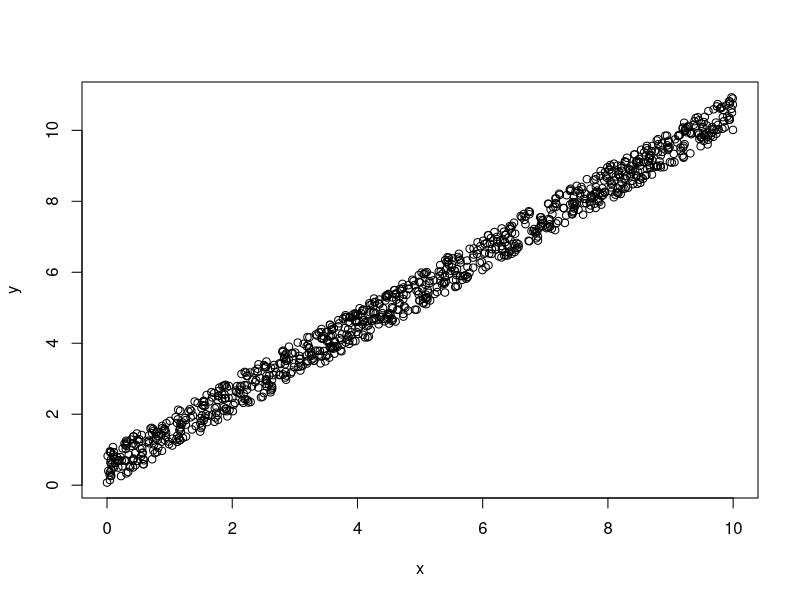
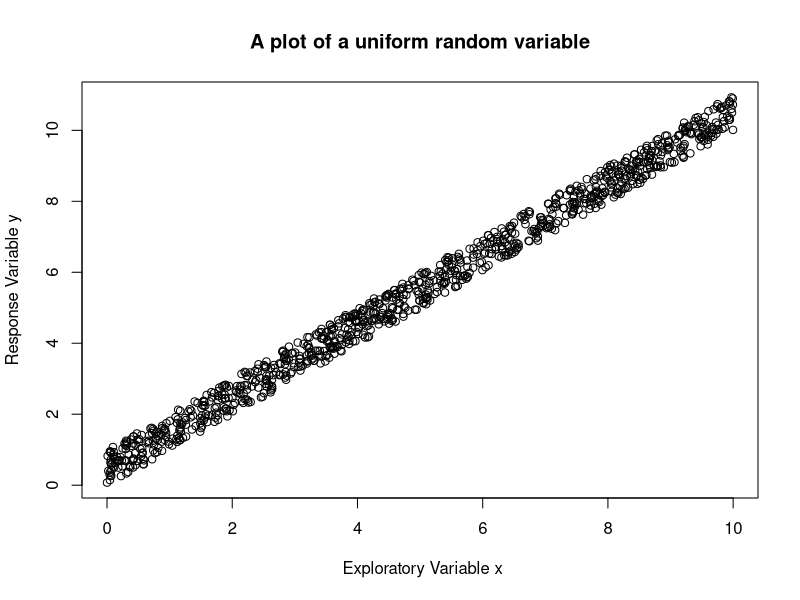
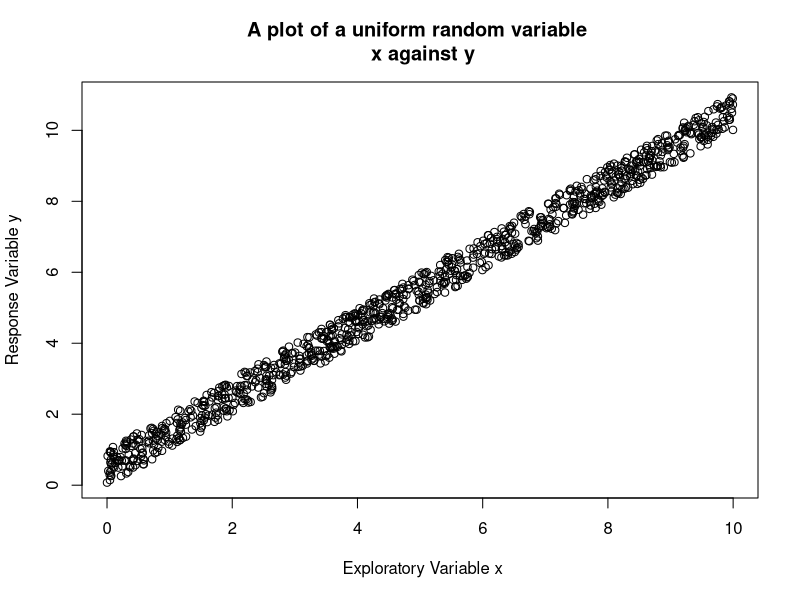
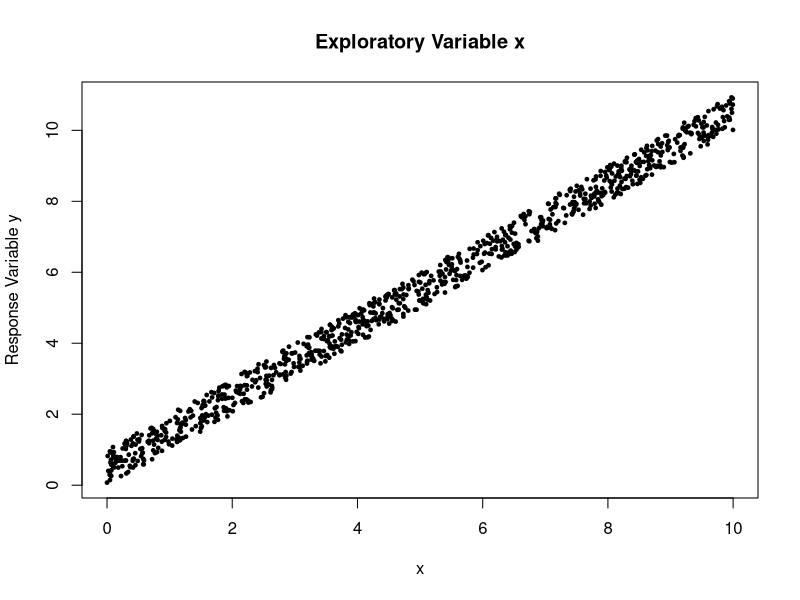
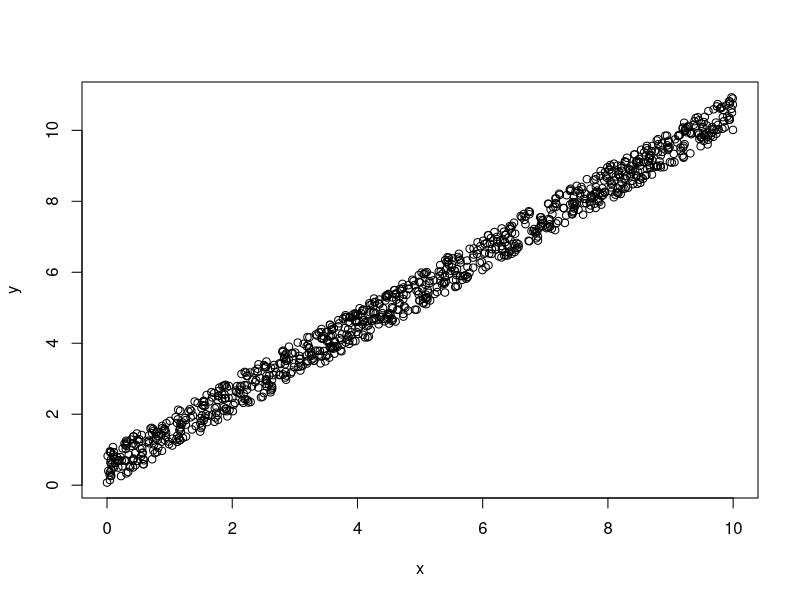
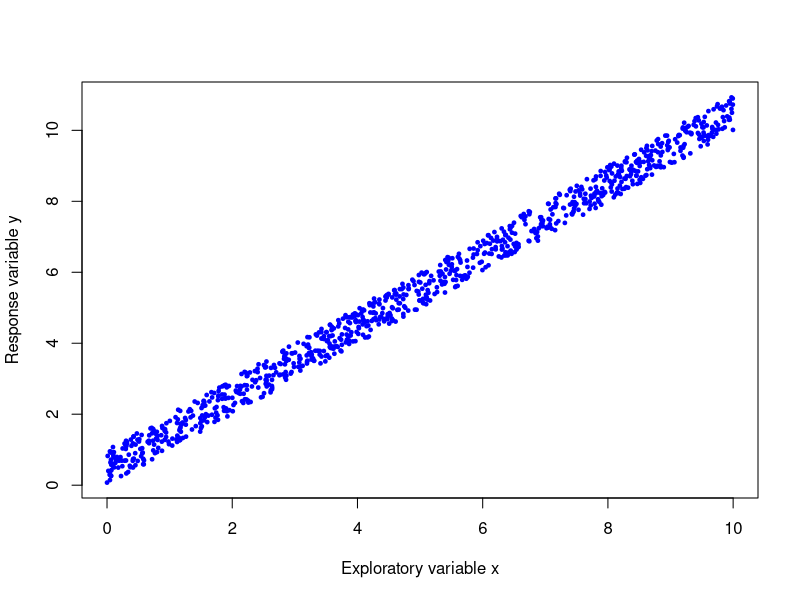
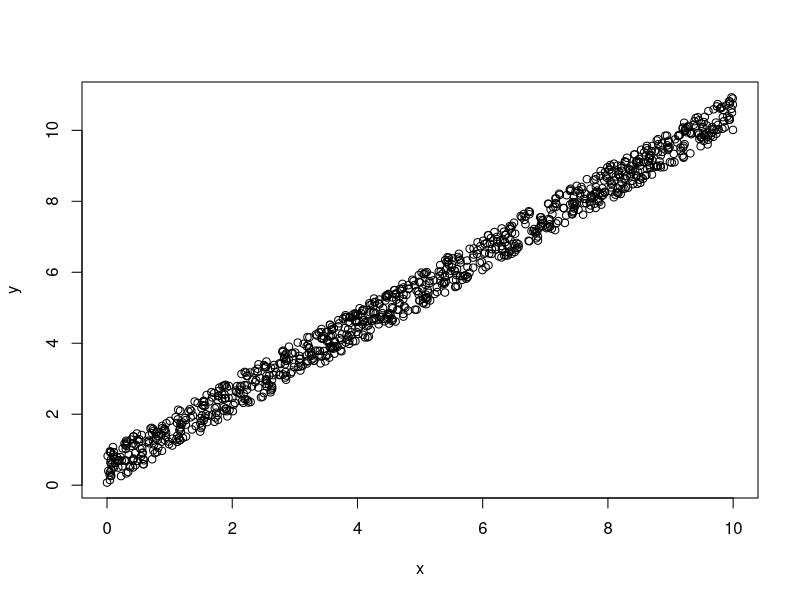
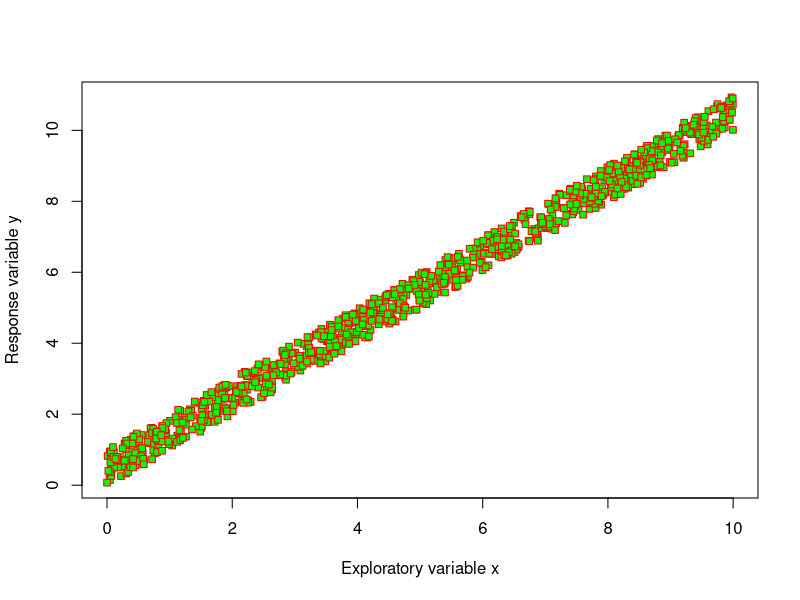

Reproduce these figures in R, in order.
# WEEK 9: Data Visualization with R				    
## Sun 14 July 2024

## Basic Plots - Scatter plots
# We will look at creating and customizing plots using Base R and 
# ggplot2 packages.

# This is intended to give an overview of the most basic features of plotting
# – axes, titles, and colour. R’s plot() function, which is the basis for many 
# plots would be explored in depth.

# Let us explore its basic use on a simple uniform random data:

x <- runif(1000,0,10)
y <- x + runif(1000,0,1)
plot(x,y)

# The variable wrien as the first argument is ploed on the x-axis, 
# and the second argument is ploed on the y-axis

## Basic Plots - Axes labels and titles
# It very well clear that the plot in the previous slide is dreary: there is 
# no title/caption, the axis labels take the variable name, and the observations 
# are ploed as black circles.

# Let us add a title and appropriate axis labels using the plot().

# We use main to specify the title,\n at the point to break the line and xlab
# and ylab to specify the x- and y-axis labels, respectively:

plot(x,y, main = "A plot of a uniform random variable",
     xlab = " Exploratory Variable x", ylab = "Response Variable y")

plot(x,y, main = "A plot of a uniform random variable \n x against y",
     xlab = " Exploratory Variable x", ylab = "Response Variable y")

## Plotting symbols and colours
# The default in R when producing a scaerplot is to use open circles, 
# which can be changed easily using the pch (plot character) argument.

# Below shows the range of ploing symbols that can be used, with their 
# numeric codes from 0 through 25.
# Size of a ploing symbol can be changed using cex (default is 1).

plot(x,y, main ="Exploratory Variable x", ylab = "Response Variable y",
     pch = 19, cex = 0.5)
plot(x,y)

# A bit of colour can make a graph come alive and still very readable.

# To add colour, we use the col argument either with a recognisable
# or a hexadecimal RGB triplet (col = "#C69647").
# name (col = "red" )

# We can choose a dierent ploing symbol which has a separate border
# (numeric codes 21–25), then we can specify a colour for the inside of the 
# symbol (via bg - ‘background’) and the border (via the col argument).

plot(x,y, xlab = "Exploratory variable x", ylab ="Response variable y",
     pch = 19, cex = 0.5, col = "blue")
plot(x,y)

plot(x,y, xlab = "Exploratory variable x", ylab ="Response variable y",
     pch = 22, cex = 1, col = "red", bg="green")

# If we are to define a sequence of colours for a plot when several are needed,
# there are ready-made ‘palees’ available.

# hue_pal() function from the scales package is used to generate contrasting 
# depending on how many are needed in a plot.

# If four colours are needed in a plot:
library("scales")
hue_pal()(4)

# We can pick individual colours as needed using square brackets:
plot (x,y, xlab ="Exploratory variable x", ylab = "Response variable y",
      pch = "22", cex = 1, col = hue_pal()(4)[2], bg = hue_pal()(4)[4])

## Saving graphics
# For quality graphics, saving plots as PDF, PostScript or other file type
# is important.

# By default, plots show up in the Plots pane in the boom right-hand corner,
# which can be saved to any format.

# If a high-quality PDF, postscript, bmp, png or jpeg is needed, this is done 
# by specifying the ‘device’ before starting, then turning the device o 
# once finished.

pdf("myplot.pdf", width = 7, height =4)
plot(x,y, xlab = "Exploratory variable x", ylab = " Response variable y",
     pch = 22, cex = 1, col = hue_pal()(4)[2], bg = hue_pal()(4)[4])
dev.off()

# The file is opened using the pdf() function, the intended file name is 
# specified, and the width and height are stated. Now close the file using 
# dev.off(). Other functions could be used: postscript() bmp(), png(), 
# jpeg(), and tiff().

## Histograms
# A histogram is used for continuous numeric variables, where the value of the 
# variable is on the x-axis and the y-axis shows the probability density 
# or frequency.

# The x-axis is cut into ‘bins’ which follow a prescribed order. They are 
# connected bars which represent the continuous variable.

# Let’s ask R for a histogram using the hist() function, colour it using the 
# col argument, and specify its title via main argument.
x <- seq(-10 ,20, by = .001)
y <- rnorm(x, mean = 5, sd = 1.0) # For Histogram
hist(y, main = " Histogram of y", col = "orange")

# Exploring a normally distributed random variable with mean of 5 and 
# standard deviation of 1 between -10 and 20.

## Mid-lesson Questions
# Plot the histogram of the normally distributed data y using varying 
# bin widths of 0.5 & 1 and for the bin width of 1, change the y-axis from
# frequency to probability density.
# (the argument breaks is utilized to change bin widths)

hist(y, breaks = seq(-10, 20, by = 0.5), col ="orange", main ="")
hist(y, breaks = seq(-10, 20, by = 1), col ="orange", main ="")
hist(y, breaks = seq(-10, 20, by = 1), col ="orange", main ="", freq = FALSE)

## Density plots
# A density plot can be a useful alternative to a histogram when you want to 
# see the shape of a distribution of a variable.

#The relevant function is density() which estimates the density, and from 
# there we can use plot() to get an outline of the density.

# The body of the line can also be coloured using the polygon() function.
plot(density(y), col = "orange", main="")
polygon(density(y), col ="orange", main="")

# It’s possible to use the density() function to superimpose the estimated 
# density on a histogram as below:

hist(y, breaks = seq(-10, 20, by = 0.5), col = "orange", main = "", 
     freq = FALSE)
lines(density(y))

## Bar charts
# A bar chart is used for categorical data, where we have the categories on
# the x-axis and height of the bars (frequency) on the y-axis.

# These bars are not connected as the categories are distinct and we can in
# general reorder the bars however we like.
 
# Bar charts are simple to demonstrate, but first we need to create a table
# and then pass on this table to the barplot() function.

tally <- rnbinom (100, mu = 1, size = 2)
table_tally <- table(tally)
barplot (table_tally, col = hue_pal()(6), ylab = "Frequency")
# Exploring 100 negative binomially distributed random variable with mean 
# of 1 and size of 2.

## Box plots
# Boxplots are great for showcasing continuous data when it’s in abundance. 
# It is a graphical representation of the ‘five number summary’: minimum, 
# 25th percentile, median (50th percentile), 75th percentile, and maximum.

# This allows us to get a good feel for the ‘shape’ of the distribution of the 
# underlying variable.

# The box represents the middle 50% of the data (from the 25th percentile at
# the lower end to the 75th percentile at the upper end), with the heavy 
# horizontal line in the box representing the median.

#The endpoints of the ‘whiskers’ usually show the minimum and maximum values 
# (‘box-and-whisker’ plot shortened to ‘boxplot’).

# Let’s summarize the normally distributed data y and make a vertical 
# and horizontal box plot.

summary(y)
boxplot(y, col = "orange")
boxplot(y, col ="orange", horizontal = TRUE)

## Basic Plotting with ggplot2
library("ggplot2")
# We have seen how to make plots using the plot() function but we can already 
# notice some limitations of the Base R plot() function : line plots, legends, 
# multiple plots or multi-panel ploing.

# Now, we will learn about the general ggplot ploing functions from ggplot2 
# package and how to use them to modify plots.

# ggplot() is a very powerful tool which uses the grammar of graphics which 
# works only with data frame. When creating a plot using ggplot(), the two
# essential elements one must specify: aesthetics and geoms.
# 
# Aesthetics are mappings between the variables in the data and visual
# properties of the plots. They are set in the aes() function and the common
# ones are:
# A. x, y , color/colour, size
# B. fill, shape, linetype, group
# 
# If you set these in aes, then you set them to a variable. If you want to 
# set them for all values, set them in a geom

# Geom is layer which determines how the data will be ploed:
#  geom_point - add points; geom_line - add lines
#  geom_density - add density plot; geom_histogram - add histogram
#  geom_smooth - add a smoother; geom_boxplot - add a boxplot
#  geom_bar - add a bar chart; geom_tile - rectangles/heatmaps

#  You add these layer with + sign. If you assign a plot to an object, 
# you must call print() to display it.

#  We will use a worldwide mortality data from 1760 to 2010 and read it 
# as a tibble:

# Let’s look at the mortality rate of Nigeria since 1900 in a scaer plot.
# Scatter plot

## Enable/install the 'dplyr' & 'readr' package to use the read_csv() function
library("dplyr")
library("readr")
mort_rate <- read_csv("mortalitydata2.csv")

# Let’s look at the mortality rate of Nigeria since 1900 in a scaer plot.
Nigeria_mort <- mort_rate |> filter(country == "Nigeria" & year >= 1900)

Nig_g <- ggplot(Nigeria_mort, aes(x = year, y = morts))
Nig_g

Nig_g + geom_point()
Nig_g + geom_point() + geom_line()

# This does nothing as we do not have a geom layer. We can add points,lines 
# or both.

# We can change the data in the plot,by making a new call to ggplot.

# Let’s look at the mortality rates since 1900 using line plots for each of
# the countries: Nigeria, South Africa, Egypt , Kenya.

# To get a line for each country individually, we need to specify the group 
# aesthetic and map it to the country variable.

Africa_morts <- mort_rate |> filter(country %in% c("Nigeria", "South Africa", 
                                                    "Egypt", "Kenya") & year
                                     >= 1900)
Africa_g <- ggplot(Africa_morts, aes(x = year, y = morts, group = country))
Africa_g + geom_line()

# Unfortunately, we cannot tell which country corresponds to which line.

## Box plot & Histogram
# We could show the boxplots of the mortality rates for each country.
# Let’s look at the mortality rates between 2000 to 2002 using a histogram.
year_rate <- mort_rate |> filter(year %in% c(2000, 2001, 2002))
year_g <- ggplot(year_rate, aes(x = morts))
year_g <- geom_histogram(bins = 50, fill = "dark gray")
Africa_g + geom_boxplot()

## Axes and Titles
# We can add to a plot descriptive axis labels and a title. We can do this 
# using labs function.
# 
# The x and y axis limits can be adjusted using the xlim() and ylim() 
#  functions to change the view of the ploing regions.

Africa_gg <- Africa_g + geom_line() +
  labs(x = "Year", y = "Mortality Rate", title = "Chid Mortality Rates",
       subtitle = "Nigeria, South Africa, Egypt & Kenya")  
Africa_gg
Africa_gg + xlim(c(1900, 2010)) + ylim(c(0,4))

# Axes and Titles
# To change the position and appearance of the text appearing in the titles or
# axes, we can use the theme() function.

# theme() controls the look and feel of the plot. The arguments passed to theme
# components are required to be set using special functions:
# A. element_text(): to set text aributes - labels and titles.
# B. element_line(): to modify line components - axis lines, major & minor grid
# lines.

# C. element_rect(): to modify rectangle components - plot and panel background.
# D. element_blank(): turns o the displaying theme.
 
# Next, we would use the element_text() function, inside we can set:
# A. size - adjusts size of the text; face - font face (“plain”, “italic”, 
# “bold”, “bold.italic”)
# B. family - font family; color - font color
# C. hjust/vjust - horizontal/vertical justification (a number
#                                                     between 0 and 1)
# D. line height - similar to size for text; angle - text rotation angle.

Africa_gg + theme(plot.title = element_text(size = 15,
                                            face = "bold",
                                            family = "Arial",
                                            color = "red",
                                            hjust = 0.5,
                                            lineheight = 1.2), #title
                  plot.subtitle = element_text(size = 10,
                                               family = "Arial",
                                               face = "bold",
                                               hjust = 0.5), #subtitle
                  axis.title.x = element_text(size = 10), #X axis title
                  axis.title.y = element_text(size = 10), #Y axis title
                  axis.text.x = element_text(size = 10, 
                                             angle = 30,
                                             vjust = .5), # x axis text
                  axis.text.y = element_text(size = 10)) #y axis text

## Plotting characters
# To set the ploing character or symbol for a point, we use the shape aesthetic
# in geom_point(). R has 26 ploing characters numbered from 0 to 25.

# For dierent characters, we distinguish between groups using shape inside of
# aes in geom_point().

Nig_g <- ggplot(Nigeria_mort, aes(x = year, y = morts))
Nig_g + geom_point(shape = 2)
Africa_g <- ggplot(Africa_morts, aes(x = year, y = morts, group = country))
Africa_g + geom_point(aes(shape = country))

# ggplot automatically chooses a set of characters and makes a legend.

## Mid-lesson Questions - Plotting line types
# Replicate the geom_line() plot using dierent line types for the single 
# (Nigeria) and group (Africa) plots - hint: use linetype as aesthetic.

Nig_g + geom_line(linetype = 2)
Africa_g + geom_line(aes(linetype = country))

## Plotting colors
# We can also modify the colors used in the plots by using the color aesthetic
# or the fill aesthetic depending on the plot type.

# Similar to ploing characters and linetypes, we can let ggplot choose this 
# automatically or by set them manually.

Nig_g + geom_line(color = "red") + geom_point(color = "blue")
Africa_g + geom_point(aes(color = country)) + geom_line(aes(color = country))

# Modifying a legend

# To modify the labels and title text in a legend, use the scale_color_brewer() 
# function that can be used to define the groups in the legend with the name
# argument for the legend title and labels for the group labels.

# You can also disable a legend from appearing using the option guide = FALSE.

Africa_g + geom_line(aes(color = country)) +
  scale_color_brewer(type = "seq", palette = "Dark2", name = "Country",
                     labels = paste("Country", LETTERS[1:4]))
Africa_g + geom_line(aes(color = country)) + 
  scale_color_brewer(type = "seq", palette = "Dark 2", name = "Country",
                     labels= paste("Country", LETTERS[1:4]), guide = FALSE)

# The theme() can also be used to modify legends

Africa_g + geom_line(aes(color = country)) +
  scale_color_brewer(type = "seq", palette = "Dark2", name = "Country")
  theme(legend.position = "bottom")
  
Africa_g + geom_line(aes(color = country)) +
  scale_color_brewer(type = "seq", palette = "Dark2", name = "Country")
  theme(legend.position = c(0.85, 0.75),
        legend.background = element_rect(fill = "transparent"),
        legend.key = element_rect(fill = "transparent"),
        legend.title = element_text(size = 12, face = "bold"),
        legend.text = element_text(size = 8, face ="italic"))
  

# Adding Text and Labels
  # We can add labels to points using the geom_text() layer.
  # Using scaer plot, let’s label the countries using the mortality rate for
  # the years 2000 to 2004. We will use only countries starting with D:
  D_rate <-  mort_rate[grep("^D", mort_rate$country),]
  D_mort_rate <- D_rate |>filter(year %in% 2000:2004)
  Countries_D_g <- ggplot(D_mort_rate, aes(x = year, y = morts, 
                                           group = country))
  Countries_D_g + geom_point(aes(color = country)) + geom_text (aes(label = 
                                                                      country), 
                                                                nudge_y = 0.05)
  
  # Multiple Plots in a Single Figure
  # If we want to break a dense plot into individual plots, we use faceing.
  
  # If we want to separate the four scaerplots with plot lines for the 
  # mortality data subset Africa_morts, we use facet_wrap to break them into 
  # separate plots instead of one that are ploed in a single pane/figure.
  
  Africa_g <- ggplot(Africa_morts, aes(x = year, y = morts, group = country))
  Africa_g + geom_point(aes(color = country)) + geom_line(aes(color = 
                                                                country)) +
  facet_wrap(~ country) + scale_color_discrete(guide = FALSE)
  
  ## Multiple Plots in a Single Figure
   # We can adjust the layout and number of rows and columns by using nrow and 
  # ncol in facet_wrap:
  Africa_g <- ggplot(Africa_morts, aes(x = year, y = morts, group = country))
  Africa_g + geom_point(aes(color = country)) + geom_line(aes(color = 
                                                                country)) +
    facet_wrap(~ country, nrow = 1) + scale_color_discrete(guide = FALSE)
  
  ## Saving Plots
  # ggplot2 provides ggsave to save plots in a number of formats, such as .png 
  # or .pdf. This function saves the last plot that you displayed.
  
  mortalityplot <- Africa_g + geom_point(aes(color = country)) + 
    geom_line(aes(color = country)) + facet_wrap(~ country) +
    scale_color_discrete(guide = FALSE)
  
  print(mortalityplot)
  ggsave("mortalityplot.pdf", width = 4, height = 4)  
  
  ## Find Week 10 on Week 10.R script.	      